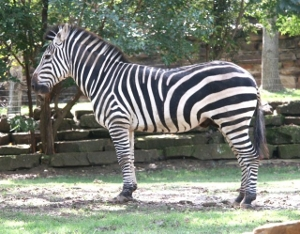
#> input picture Assignment3/zebra_small.jpg, 300 x 234 px
$ jupyter execute problem2.ipynb   (shell and % lines are left out)
#> lines starting #> are read from the running program, lines starting #| are printed output that depends on the picture
[cell 1]
import cv2
import numpy as np

import matplotlib.pyplot as plt
import matplotlib.patches as patches

from scipy import ndimage
from scipy.ndimage import gaussian_filter
from skimage import color

## 2. Texture Modeling

## 2.1 Filterbank

In order to analyze texture, we would like to describe the
image in terms of distributions of filter outputs.  Implement a filter bank
function which takes an image as input and filters the image with Gaussian
derivatives in the horizontal and vertical directions at 3 different scales
${\sigma = 1,2,4}$.  Also create an additional center surround filter by taking
the different of two isotropic Gaussian functions at two different scales, e.g.
$G_2(x,y)-G_1(x,y)$ and $G_4(x,y) - G_2(x,y)$.

Your filterbank function should take as input one grayscale image and return 8
filter response images.

### Implementation

[cell 2]
def filterbank(image, sigmas):
    filter_responses = []
    gaussian_responses = []

    for sigma in sigmas:
        filtered_image_xaxis =  gaussian_filter(image, sigma, order=(0,1))
        filter_responses.append(filtered_image_xaxis)
        filtered_image_yaxis =  gaussian_filter(image, sigma, order=(1,0))
        filter_responses.append(filtered_image_yaxis)

        gaussian_responses.append(gaussian_filter(image,sigma))

    filter_responses.append(gaussian_responses[1]-gaussian_responses[0]) #I*(G2-G1) = I*G2 - I*G1
    filter_responses.append(gaussian_responses[2]-gaussian_responses[1]) #I*(G4-G2) = I*G4 - I*G2

    assert len(filter_responses)==8

    return filter_responses

### Visualization

Visualize the kernels of your 8 filters as images using a pseudocolor colormap.  Also visualize the result of applying your filterbank to a test image

[cell 3]
sigmas = [1,2,4]

[cell 4]
# delta
delta = np.zeros(shape=(200,200))
delta[99:101,99:101] = 1

# impulse response = filter_kernels
filter_kernels = filterbank(delta, sigmas)

plt.figure(figsize=(20,10))
for i in range(len(filter_kernels)):
    plt.subplot(1,8,i+1)
    plt.axis('off')
    plt.imshow(filter_kernels[i][90:110,90:110], cmap='viridis')

plt.show()
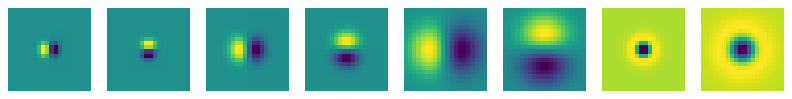
#> figure drawn by matplotlib, 8 panels

1. Gaussian derivative with sigma 1, along x-axis
2. Gaussian derivative with sigma 1, along y-axis
3. Gaussian derivative with sigma 2, along x-axis
4. Gaussian derivative with sigma 2, along y-axis
5. Gaussian derivative with sigma 4, along x-axis
6. Gaussian derivative with sigma 4, along y-axis
7. G2-G1
8. G4-G2

[cell 5]
image = plt.imread('zebra_small.jpg')
#> image is the input picture: shape (234, 300, 3); mean R, G, B 125.2, 130.4, 119.2
image_grayscale = color.rgb2gray(image)
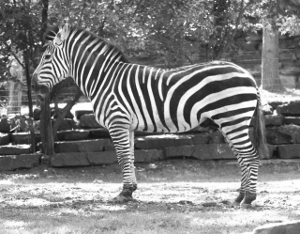
#> image_grayscale: shape (234, 300) float64; min 0.0692, max 1, mean 0.504

filterbank_response = filterbank(image_grayscale, sigmas)
#> the loop in filterbank (call 2), `for sigma in sigmas:` made 3 passes
#> pass 1, in filterbank (call 2), `filtered_image_xaxis =  gaussian_filter(image, sigma, order=(0,1))`:
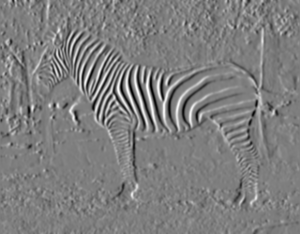
#> filtered_image_xaxis: shape (234, 300) float64; min -0.286, max 0.289, mean 6.05e-05; drawn with min black and max white
#> pass 2, in filterbank (call 2), `filtered_image_yaxis =  gaussian_filter(image, sigma, order=(1,0))`:
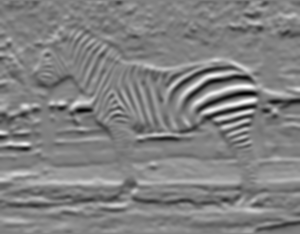
#> filtered_image_yaxis: shape (234, 300) float64; min -0.153, max 0.15, mean 0.00134; drawn with min black and max white
#> after the loop in filterbank (call 2), `for sigma in sigmas:`: filter_responses = 6 items; gaussian_responses = 3 items
#> filterbank_response = 8 items

plt.figure(figsize=(20,10))
for i in range(len(filterbank_response)):
    plt.subplot(2,4,i+1)
    plt.axis('off')
    plt.imshow(filterbank_response[i], cmap='gray')
#> this loop made 8 passes

plt.show()
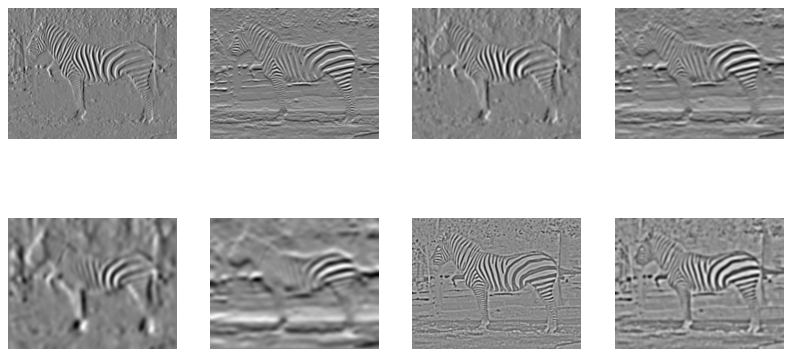
#> figure drawn by matplotlib, 8 panels

## 2.2 Texture Analysis

Convince yourself that the distribution of filter outputs really captures
something about the texture.  You can use the **zebra_small.jpg** image.

Select a image patch (say 40x40 pixels) over the zebra's neck and compute the
mean absolute response of each of the 8 filter responses over that region
(if you don't take an absolute value then the positive and negative
components will tend to cancel out and give you mean 0).  Compute the mean
absolute responses of the filterbank channels for similar regions in the tree
leaves above the zebra's back and also on the grass in front of the zebra.

Visualize (e.g., using the **plt.bar** function) the three mean
response vectors for these regions and explain the differences you see in terms
of your filters.

Important Note: you may need to experiment with resizing
image to find the best scale at which to capture the texture. In your writeup,
explain how you chose the scale.

[cell 6]
plt.figure(figsize=(10,10))
plt.imshow(image_grayscale, cmap='gray')

[cell 7]
plt.figure(figsize=(10,5))
plt.subplot(1,3,1)
plt.axis('off')
neck = image_grayscale[50:100,75:125]
plt.imshow(neck, cmap='gray')

plt.subplot(1,3,2)
plt.axis('off')
leaves = image_grayscale[0:50,125:175]
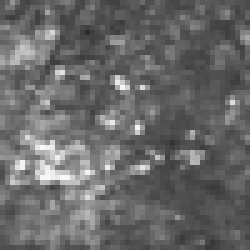
#> leaves: shape (50, 50) float64 (shown 5 times larger); min 0.176, max 0.987, mean 0.413
plt.imshow(leaves, cmap='gray')

plt.subplot(1,3,3)
plt.axis('off')
grass = image_grayscale[175:225,0:50]
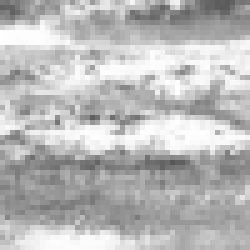
#> grass: shape (50, 50) float64 (shown 5 times larger); min 0.345, max 1, mean 0.729
plt.imshow(grass, cmap='gray')

[cell 8]
neck_responses = filterbank(neck, sigmas)
#> neck_responses = 8 items
mean_neck = np.zeros(shape=len(neck_responses))
#> mean_neck = [0, 0, 0, 0, 0, 0, 0, 0]
for i in range(len(neck_responses)):
    mean_neck[i] = np.mean(np.abs(neck_responses[i]))
#> after the loop, mean_neck = [0.101, 0.0478, 0.0268, 0.0146, 0.00467, 0.0041, 0.084, 0.0385]

leaves_responses = filterbank(leaves, sigmas)
#> leaves_responses = 8 items
mean_leaves = np.zeros(shape=len(leaves_responses))
#> mean_leaves = [0, 0, 0, 0, 0, 0, 0, 0]
for i in range(len(leaves_responses)):
    mean_leaves[i] = np.mean(np.abs(leaves_responses[i]))
#> after the loop, mean_leaves = [0.0226, 0.0244, 0.0102, 0.0103, 0.00514, 0.00468, 0.0233, 0.0194]

grass_responses = filterbank(grass, sigmas)
#> the loop in filterbank (call 5), `for sigma in sigmas:` made 3 passes
#> pass 1, in filterbank (call 5), `filtered_image_xaxis =  gaussian_filter(image, sigma, order=(0,1))`:
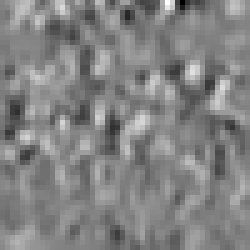
#> filtered_image_xaxis: shape (50, 50) float64 (shown 5 times larger); min -0.114, max 0.108, mean 0.000229; drawn with min black and max white
#> pass 2, in filterbank (call 5), `filtered_image_yaxis =  gaussian_filter(image, sigma, order=(1,0))`:
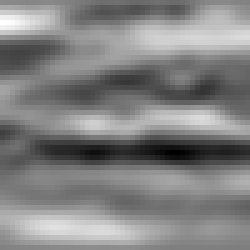
#> filtered_image_yaxis: shape (50, 50) float64 (shown 5 times larger); min -0.0908, max 0.0948, mean 0.00416; drawn with min black and max white
#> grass_responses = 8 items
mean_grass = np.zeros(shape=len(grass_responses))
#> mean_grass = [0, 0, 0, 0, 0, 0, 0, 0]
for i in range(len(grass_responses)):
    mean_grass[i] = np.mean(np.abs(grass_responses[i]))
#> after the loop, mean_grass = [0.0165, 0.0408, 0.0077, 0.0251, 0.00307, 0.0117, 0.0294, 0.038]

x = np.arange(8)

plt.figure(figsize=(20,5))
plt.subplot(1,3,1)
plt.bar(x, mean_neck)
plt.subplot(1,3,2)
plt.bar(x, mean_leaves)
plt.subplot(1,3,3)
plt.bar(x, mean_grass)
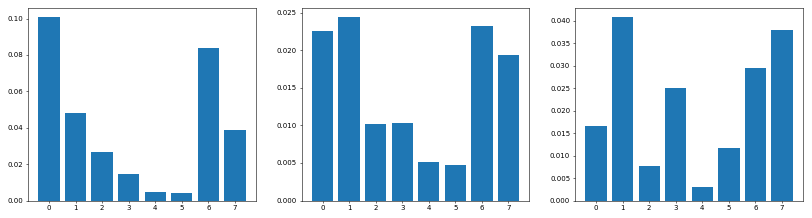
#> figure drawn by matplotlib, 3 panels; panel 1: tallest bar 0.101 high, from x = -0.4 to 0.4; panel 2: tallest bar 0.0244 high, from x = 0.6 to 1.4; panel 3: tallest bar 0.0408 high, from x = 0.6 to 1.4

$ run again, with Assignment3/kmeans.jpg copied over Assignment3/zebra_small.jpg
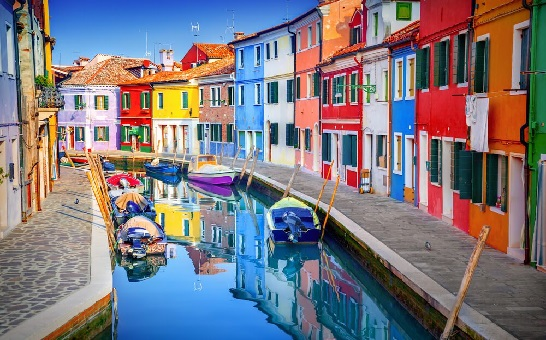
#> input picture Assignment3/kmeans.jpg, 546 x 340 px
#> image is the input picture: shape (340, 546, 3); mean R, G, B 124.9, 120.3, 127.5
#> the loop in filterbank (call 2), `for sigma in sigmas:` made 3 passes
#> pass 2, in filterbank (call 2), `filtered_image_yaxis =  gaussian_filter(image, sigma, order=(1,0))`:
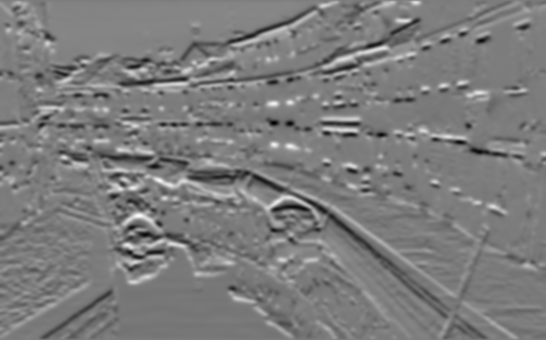
#> filtered_image_yaxis: shape (340, 546) float64; min -0.118, max 0.124, mean -3.38e-05; drawn with min black and max white
#> after the loop in filterbank (call 2), `for sigma in sigmas:`: filter_responses = 6 items; gaussian_responses = 3 items
#> filterbank_response = 8 items
#> the loop `for i in range(len(filterbank_response)):` made 8 passes
#> `mean_neck = np.zeros(shape=len(neck_responses))`: mean_neck = [0, 0, 0, 0, 0, 0, 0, 0]
#> the loop `for i in range(len(neck_responses)):` made 8 passes
#> after the loop `for i in range(len(neck_responses)):`: mean_neck = [0.0251, 0.0361, 0.0133, 0.0165, 0.00753, 0.00729, 0.0324, 0.0311]
#> leaves_responses = 8 items
#> `mean_leaves = np.zeros(shape=len(leaves_responses))`: mean_leaves = [0, 0, 0, 0, 0, 0, 0, 0]
#> the loop `for i in range(len(leaves_responses)):` made 8 passes
#> after the loop `for i in range(len(leaves_responses)):`: mean_leaves = [0.00168, 0.00735, 0.000953, 0.00703, 0.000596, 0.00664, 0.00174, 0.00258]
#> grass_responses = 8 items
#> `mean_grass = np.zeros(shape=len(grass_responses))`: mean_grass = [0, 0, 0, 0, 0, 0, 0, 0]
#> the loop `for i in range(len(grass_responses)):` made 8 passes
#> after the loop `for i in range(len(grass_responses)):`: mean_grass = [0.047, 0.0146, 0.0211, 0.00719, 0.00756, 0.00292, 0.0373, 0.0317]
#> `[cell 8] neck_responses = filterbank(neck, sigmas) mean_neck = np.zero..`:
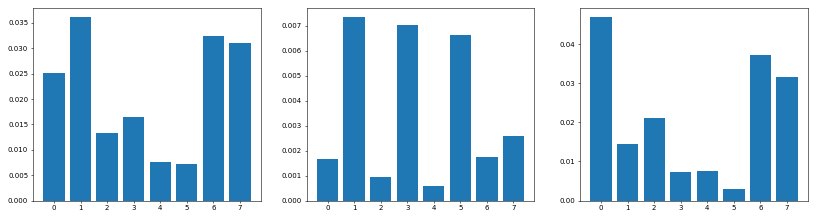
#> figure drawn by matplotlib, 3 panels; panel 1: tallest bar 0.0361 high, from x = 0.6 to 1.4; panel 2: tallest bar 0.00735 high, from x = 0.6 to 1.4; panel 3: tallest bar 0.047 high, from x = -0.4 to 0.4

$ run again, with Assignment3/segtest1.jpg copied over Assignment3/zebra_small.jpg
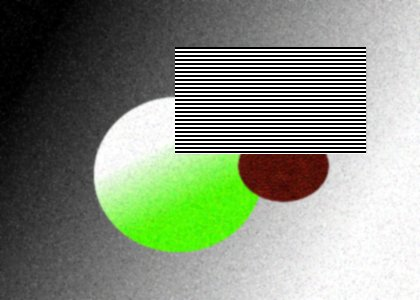
#> input picture Assignment3/segtest1.jpg, 420 x 300 px
#> image is the input picture: shape (300, 420, 3); mean R, G, B 132.3, 142.1, 124.7
#> filterbank_response = 8 items
#> the loop `for i in range(len(filterbank_response)):` made 8 passes
#> `mean_neck = np.zeros(shape=len(neck_responses))`: mean_neck = [0, 0, 0, 0, 0, 0, 0, 0]
#> the loop `for i in range(len(neck_responses)):` made 8 passes
#> after the loop `for i in range(len(neck_responses)):`: mean_neck = [0.00499, 0.00487, 0.00243, 0.00209, 0.00185, 0.00121, 0.00474, 0.00369]
#> leaves_responses = 8 items
#> `mean_leaves = np.zeros(shape=len(leaves_responses))`: mean_leaves = [0, 0, 0, 0, 0, 0, 0, 0]
#> the loop `for i in range(len(leaves_responses)):` made 8 passes
#> after the loop `for i in range(len(leaves_responses)):`: mean_leaves = [0.00531, 0.00483, 0.00269, 0.00191, 0.00202, 0.00103, 0.00508, 0.00383]
#> grass_responses = 8 items
#> `mean_grass = np.zeros(shape=len(grass_responses))`: mean_grass = [0, 0, 0, 0, 0, 0, 0, 0]
#> the loop `for i in range(len(grass_responses)):` made 8 passes
#> after the loop `for i in range(len(grass_responses)):`: mean_grass = [0.00507, 0.00488, 0.00258, 0.00197, 0.00189, 0.00109, 0.00481, 0.00379]
#> `[cell 8] neck_responses = filterbank(neck, sigmas) mean_neck = np.zero..`:
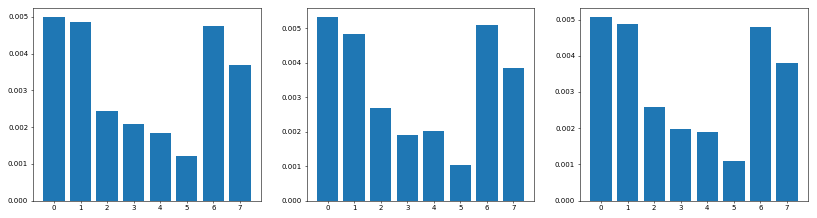
#> figure drawn by matplotlib, 3 panels; panel 1: tallest bar 0.00499 high, from x = -0.4 to 0.4; panel 2: tallest bar 0.00531 high, from x = -0.4 to 0.4; panel 3: tallest bar 0.00507 high, from x = -0.4 to 0.4
